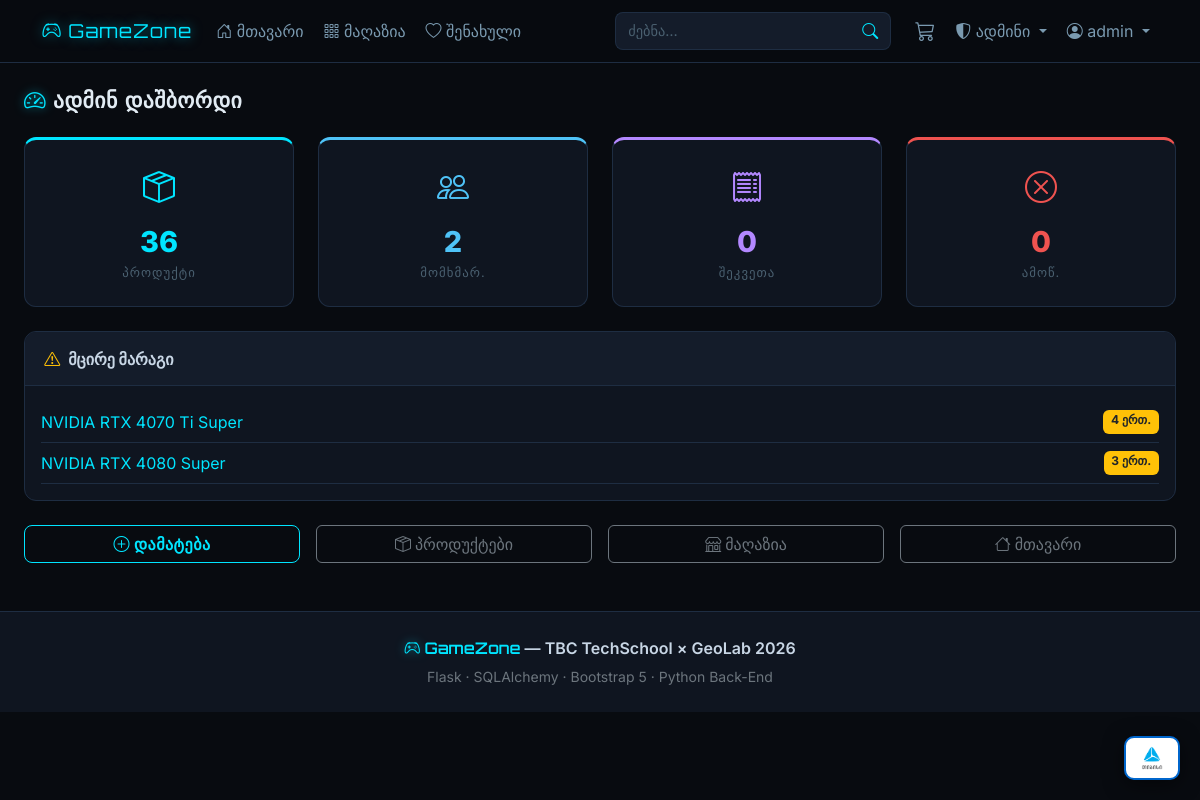
The page /admin (signed in) on the database its author committed.
### models.py (models this page shows, shortened)
class User(UserMixin, db.Model):
    id            = db.Column(db.Integer, primary_key=True)
    username      = db.Column(db.String(64),  unique=True, nullable=False)
    email         = db.Column(db.String(120), unique=True, nullable=False)
    password_hash = db.Column(db.String(256), nullable=False)
    is_admin      = db.Column(db.Boolean, default=False)
    created_at    = db.Column(db.DateTime, default=datetime.utcnow)
    liked      = db.relationship('Product', secondary=likes,
                                 backref=db.backref('likers', lazy='dynamic'),
                                 lazy='dynamic')
    cart_items = db.relationship('CartItem', backref='user', lazy=True,
                                 cascade='all, delete-orphan')
    orders     = db.relationship('Order', backref='user', lazy=True)

class Product(db.Model):
    id          = db.Column(db.Integer, primary_key=True)
    name        = db.Column(db.String(120), nullable=False)
    description = db.Column(db.Text,        nullable=False)
    price       = db.Column(db.Float,       nullable=False)
    category    = db.Column(db.String(50),  nullable=False)
    platform    = db.Column(db.String(50),  nullable=True)
    stock       = db.Column(db.Integer,     default=0)
    image_url   = db.Column(db.String(400), nullable=True)
    created_at  = db.Column(db.DateTime,    default=datetime.utcnow)

### routes.py (the view)
@main.route('/admin')
@login_required
@admin_required
def admin_dashboard():
    stats = {
        'products': Product.query.count(),
        'users':    User.query.count(),
        'orders':   Order.query.count(),
        'stock0':   Product.query.filter_by(stock=0).count(),
        'low':      Product.query.filter(Product.stock < 5, Product.stock > 0).all(),
    }
    recent = Order.query.order_by(Order.created_at.desc()).limit(10).all()
    return render_template('admin/dashboard.html', stats=stats, recent=recent)

### models.py (called while the page is built)
@login_manager.user_loader
def load_user(user_id):
    return User.query.get(int(user_id))

### routes.py (called while the page is built)
def admin_required(f):
    @wraps(f)
    def decorated(*args, **kwargs):
        if not current_user.is_authenticated or not current_user.is_admin:
            abort(403)
        return f(*args, **kwargs)
    return decorated

@main.app_context_processor
def inject_cart_count():
    if current_user.is_authenticated:
        count = CartItem.query.filter_by(user_id=current_user.id).count()
    else:
        count = 0
    return {'cart_count': count}

### templates/admin/dashboard.html (shortened to what this page needs)
{% extends 'base.html' %}
{% block content %}
<div class="container-fluid px-4 my-4">
  <h2 class="gz-sec-title mb-4"><i class="bi bi-speedometer2 gz-neon-text"></i> ადმინ დაშბორდი</h2>
  <div class="row g-4 mb-4">
    {% for icon,val,lbl,col in [('bi-box-seam',stats.products,'პროდუქტი','gz-stat-green'),('bi-people',stats.users,'მომხმარ.','gz-stat-blue'),('bi-receipt',stats.orders,'შეკვეთა','gz-stat-purple'),('bi-x-circle',stats.stock0,'ამოწ.','gz-stat-red')] %}
    <div class="col-6 col-md-3">
      <div class="gz-stat-card {{ col }}">
        <i class="bi {{ icon }} d-block mb-2 fs-2"></i>
        <div class="gz-stat-num">{{ val }}</div>
        <div class="gz-stat-lbl">{{ lbl }}</div>
      </div>
    </div>
    {% endfor %}
  </div>
  {% if stats.low %}
  <div class="gz-panel mb-4">
    <div class="gz-panel-hdr"><i class="bi bi-exclamation-triangle text-warning me-2"></i><strong>მცირე მარაგი</strong></div>
    <div class="p-3">
      {% for p in stats.low %}
      <div class="d-flex justify-content-between py-2 border-bottom gz-border-dim">
        <a href="{{ url_for('main.product', pid=p.id) }}" class="gz-link">{{ p.name }}</a>
        <span class="badge bg-warning text-dark">{{ p.stock }} ერთ.</span>
      </div>
      {% endfor %}
    </div>
  </div>
  {% endif %}
  <div class="row g-3">
    <div class="col-6 col-sm-3"><a href="{{ url_for('main.admin_add') }}" class="btn gz-btn-neon w-100"><i class="bi bi-plus-circle me-1"></i>დამატება</a></div>
    <div class="col-6 col-sm-3"><a href="{{ url_for('main.admin_products') }}" class="btn btn-outline-secondary w-100"><i class="bi bi-box-seam me-1"></i>პროდუქტები</a></div>
    <div class="col-6 col-sm-3"><a href="{{ url_for('main.store') }}" class="btn btn-outline-secondary w-100"><i class="bi bi-shop me-1"></i>მაღაზია</a></div>
    <div class="col-6 col-sm-3"><a href="{{ url_for('main.index') }}" class="btn btn-outline-secondary w-100"><i class="bi bi-house me-1"></i>მთავარი</a></div>
  </div>
</div>
{% endblock %}

### templates/base.html (shortened to what this page needs)
<!DOCTYPE html>
<html lang="ka" data-bs-theme="dark">
<head>
  <link href="https://cdn.jsdelivr.net/npm/bootstrap@5.3.2/dist/css/bootstrap.min.css" rel="stylesheet"/>
  <link href="https://cdn.jsdelivr.net/npm/bootstrap-icons@1.11.3/font/bootstrap-icons.min.css" rel="stylesheet"/>
  <link rel="stylesheet" href="{{ url_for('static', filename='css/style.css') }}"/>
</head>
<body>
<nav class="navbar navbar-expand-lg navbar-dark gz-navbar sticky-top">
  <div class="container">
    <a class="navbar-brand gz-brand" href="{{ url_for('main.index') }}">
      <i class="bi bi-controller"></i> GameZone
    </a>
    <div class="collapse navbar-collapse" id="nb">
      <ul class="navbar-nav me-auto gap-1">
        <li class="nav-item">
          <a class="nav-link {% if request.endpoint=='main.index' %}active{% endif %}"
             href="{{ url_for('main.index') }}">
            <i class="bi bi-house-door"></i> მთავარი
          </a>
        </li>
        <li class="nav-item">
          <a class="nav-link {% if request.endpoint=='main.store' %}active{% endif %}"
             href="{{ url_for('main.store') }}">
            <i class="bi bi-grid-3x3-gap"></i> მაღაზია
          </a>
        </li>
        {% if current_user.is_authenticated %}
        <li class="nav-item">
          <a class="nav-link {% if request.endpoint=='main.liked' %}active{% endif %}"
             href="{{ url_for('main.liked') }}">
            <i class="bi bi-heart"></i> შენახული
          </a>
        </li>
        {% endif %}
      </ul>
      <form class="d-flex me-3 my-1 my-lg-0" action="{{ url_for('main.store') }}" method="GET">
        <div class="input-group gz-search-bar">
          <input type="text" name="search" class="form-control gz-search-input"
                 placeholder="ძებნა…" value="{{ request.args.get('search','') }}"/>
          <button class="btn gz-search-btn" type="submit">
            <i class="bi bi-search"></i>
          </button>
        </div>
      </form>
      <ul class="navbar-nav align-items-center gap-1">
        {% if current_user.is_authenticated %}
          <li class="nav-item">
            <a class="nav-link position-relative {% if request.endpoint=='main.cart' %}active{% endif %}"
               href="{{ url_for('main.cart') }}">
              <i class="bi bi-cart3 fs-5"></i>
            </a>
          </li>
          {% if current_user.is_admin %}
          <li class="nav-item dropdown">
            <a class="nav-link dropdown-toggle gz-admin-link" href="#" data-bs-toggle="dropdown">
              <i class="bi bi-shield-shaded"></i> ადმინი
            </a>
          </li>
          {% endif %}
          <li class="nav-item dropdown">
            <a class="nav-link dropdown-toggle" href="#" data-bs-toggle="dropdown">
              <i class="bi bi-person-circle"></i> {{ current_user.username }}
            </a>
          </li>
        {% endif %}
      </ul>
    </div>
  </div>
</nav>
<main>{% block content %}{% endblock %}</main>
<footer class="gz-footer mt-5 py-4">
  <div class="container text-center">
    <p class="mb-1 fw-semibold">
      <i class="bi bi-controller gz-neon-text"></i>
      <span class="gz-brand-text">GameZone</span> — TBC TechSchool × GeoLab 2026
    </p>
    <small class="text-secondary">Flask · SQLAlchemy · Bootstrap 5 · Python Back-End</small>
  </div>
</footer>
<a href="https://www.tbceducation.ge/" target="_blank" rel="noopener" class="gz-tbc-widget" title="TBC Bank">
  <img src="{{ url_for('static', filename='images/tbc_logo.png') }}" alt="TBC Bank"
       onerror="this.onerror=null;this.src='';this.closest('a').innerHTML='<span class=gz-tbc-text>TBC</span>'"/>
</a>
</body>
</html>

### static/css/style.css (style rules this page uses)
:root { --bg:#080b10; --surface:#0f1520; --surface2:#141c2a; --border:#1e2d42; --neon:#00e5ff; --neon-dim:rgba(0,229,255,.12); --neon-glow:0 0 16px rgba(0,229,255,.45); --text:#c8d6e5; --muted:#4a6070; --r:12px; --r-sm:8px; --t:.2s ease; }
*,*::before,*::after { box-sizing:border-box; }
body { background:var(--bg);color:var(--text);font-family:'Inter',system-ui,sans-serif;min-height:100vh; }
h1,h2,h3,h4 { color:#e2ecf4;font-weight:700; }
.gz-neon-text { color:var(--neon)!important;text-shadow:0 0 10px rgba(0,229,255,.6); }
.gz-brand-text { font-family:'Orbitron',sans-serif;color:var(--neon); }
.gz-link { color:var(--neon);text-decoration:none; }
.gz-border-dim { border-color:var(--border)!important; }
.gz-navbar { background:rgba(8,11,16,.96)!important;backdrop-filter:blur(12px);border-bottom:1px solid var(--border); }
.gz-brand { font-family:'Orbitron',sans-serif;font-size:1.2rem;color:var(--neon)!important;text-shadow:0 0 12px rgba(0,229,255,.5);letter-spacing:.05em; }
.navbar-nav .nav-link { color:#7a9ab0!important;transition:color var(--t); }
.gz-admin-link { color:#ffd700!important; }
.gz-search-bar .gz-search-input { background:var(--surface2)!important;border:1px solid var(--border)!important;border-right:none!important;color:var(--text)!important;border-radius:var(--r-sm) 0 0 var(--r-sm);font-size:.9rem; }
.gz-search-input::placeholder { color:var(--muted)!important; }
.gz-search-btn { background:var(--surface2);border:1px solid var(--border);border-left:none;color:var(--neon);border-radius:0 var(--r-sm) var(--r-sm) 0; }
.gz-btn-neon { background:transparent;color:var(--neon);border:1.5px solid var(--neon);font-weight:600;border-radius:var(--r-sm);transition:all var(--t);letter-spacing:.03em; }
.gz-sec-title { font-family:'Orbitron',sans-serif;font-size:1.35rem;letter-spacing:.02em; }
.gz-tbc-widget { position:fixed;bottom:20px;right:20px;z-index:1050;background:#fff;border-radius:10px;padding:6px 12px;box-shadow:0 4px 20px rgba(0,0,0,.5);display:flex;align-items:center;text-decoration:none;transition:transform var(--t),box-shadow var(--t);border:2px solid #0066cc; }
.gz-tbc-widget img { height:28px;display:block; }
.gz-panel { background:var(--surface);border:1px solid var(--border);border-radius:var(--r);overflow:hidden; }
.gz-panel-hdr { background:var(--surface2);border-bottom:1px solid var(--border);padding:.9rem 1.2rem; }
.gz-stat-card { background:var(--surface);border:1px solid var(--border);border-radius:var(--r);padding:1.5rem 1rem;text-align:center;transition:transform var(--t); }
.gz-stat-card i { font-size:2rem;display:block;margin-bottom:.5rem; }
.gz-stat-num { font-size:1.8rem;font-weight:800; }
.gz-stat-lbl { color:var(--muted);font-size:.8rem;text-transform:uppercase;letter-spacing:.08em; }
.gz-stat-green { border-top:3px solid #00e5ff; }
.gz-stat-green i,.gz-stat-green .gz-stat-num { color:#00e5ff; }
.gz-stat-blue { border-top:3px solid #4fc3f7; }
.gz-stat-blue i,.gz-stat-blue .gz-stat-num { color:#4fc3f7; }
.gz-stat-purple { border-top:3px solid #b388ff; }
.gz-stat-purple i,.gz-stat-purple .gz-stat-num { color:#b388ff; }
.gz-stat-red { border-top:3px solid #ef5350; }
.gz-stat-red i,.gz-stat-red .gz-stat-num { color:#ef5350; }
.gz-footer { background:var(--surface);border-top:1px solid var(--border); }

### rows shown on the page
User: username "admin"
Product: name "NVIDIA RTX 4070 Ti Super", stock "4"
Product: name "NVIDIA RTX 4080 Super", stock "3"

### other values the page prints
{{ val }} "36" "2" "0" "0"
{{ lbl }} "ᲞᲠᲝᲓᲣᲥᲢᲘ" "ᲛᲝᲛᲮᲛᲐᲠ." "ᲨᲔᲙᲕᲔᲗᲐ" "ᲐᲛᲝᲬ."
